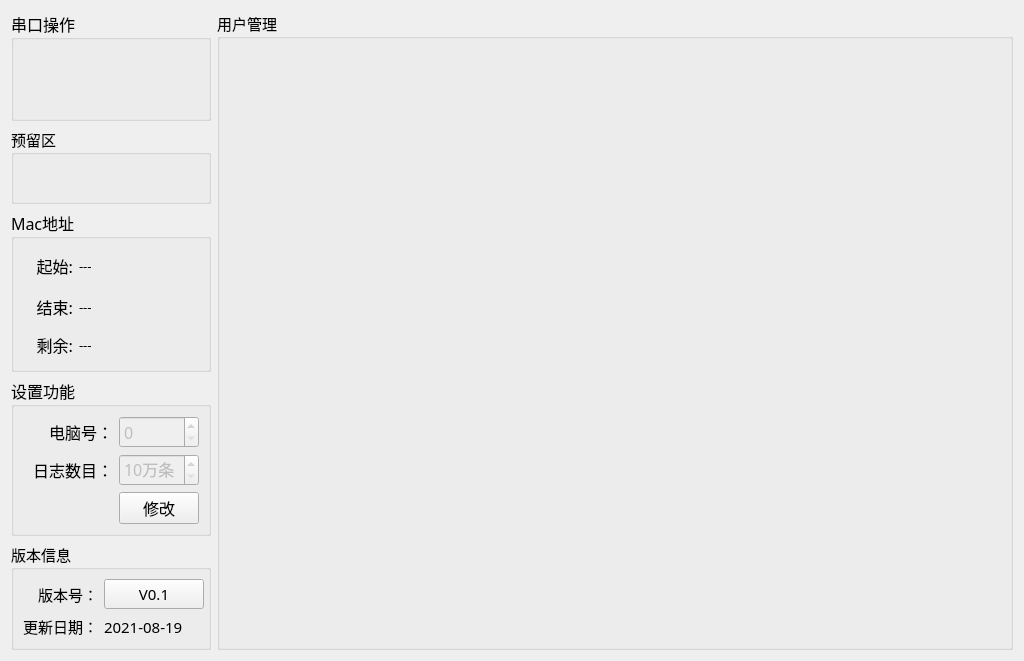
<?xml version="1.0" encoding="UTF-8"?>
<ui version="4.0">
 <class>Setup_MainWid</class>
 <widget class="QWidget" name="Setup_MainWid">
  <property name="geometry">
   <rect>
    <x>0</x>
    <y>0</y>
    <width>1024</width>
    <height>661</height>
   </rect>
  </property>
  <property name="font">
   <font>
    <family>微软雅黑</family>
    <pointsize>11</pointsize>
   </font>
  </property>
  <property name="windowTitle">
   <string>Form</string>
  </property>
  <layout class="QGridLayout" name="gridLayout_6">
   <item row="0" column="0">
    <widget class="QGroupBox" name="groupBox_3">
     <property name="minimumSize">
      <size>
       <width>0</width>
       <height>90</height>
      </size>
     </property>
     <property name="maximumSize">
      <size>
       <width>200</width>
       <height>110</height>
      </size>
     </property>
     <property name="font">
      <font>
       <family>微软雅黑</family>
       <pointsize>12</pointsize>
      </font>
     </property>
     <property name="title">
      <string>串口操作</string>
     </property>
     <layout class="QGridLayout" name="gridLayout">
      <item row="0" column="0">
       <widget class="QWidget" name="comWid" native="true">
        <property name="minimumSize">
         <size>
          <width>0</width>
          <height>70</height>
         </size>
        </property>
        <property name="maximumSize">
         <size>
          <width>16777215</width>
          <height>75</height>
         </size>
        </property>
       </widget>
      </item>
     </layout>
    </widget>
   </item>
   <item row="0" column="1" rowspan="5">
    <widget class="QGroupBox" name="groupBox_5">
     <property name="title">
      <string>用户管理</string>
     </property>
     <layout class="QGridLayout" name="gridLayout_4">
      <item row="0" column="0">
       <widget class="QStackedWidget" name="stackedWid"/>
      </item>
     </layout>
    </widget>
   </item>
   <item row="1" column="0">
    <widget class="QGroupBox" name="groupBox_6">
     <property name="title">
      <string>预留区</string>
     </property>
    </widget>
   </item>
   <item row="2" column="0">
    <widget class="QGroupBox" name="groupBox_4">
     <property name="maximumSize">
      <size>
       <width>16777215</width>
       <height>220</height>
      </size>
     </property>
     <property name="font">
      <font>
       <family>微软雅黑</family>
       <pointsize>12</pointsize>
      </font>
     </property>
     <property name="title">
      <string>Mac地址</string>
     </property>
     <layout class="QGridLayout" name="gridLayout_3">
      <item row="1" column="0">
       <widget class="QLabel" name="label_12">
        <property name="minimumSize">
         <size>
          <width>0</width>
          <height>35</height>
         </size>
        </property>
        <property name="maximumSize">
         <size>
          <width>50</width>
          <height>16777215</height>
         </size>
        </property>
        <property name="text">
         <string>结束:</string>
        </property>
        <property name="alignment">
         <set>Qt::AlignRight|Qt::AlignTrailing|Qt::AlignVCenter</set>
        </property>
       </widget>
      </item>
      <item row="0" column="1" colspan="2">
       <widget class="QLabel" name="startMacLab">
        <property name="font">
         <font>
          <family>宋体</family>
          <pointsize>10</pointsize>
         </font>
        </property>
        <property name="text">
         <string>---</string>
        </property>
       </widget>
      </item>
      <item row="0" column="0">
       <widget class="QLabel" name="label_11">
        <property name="minimumSize">
         <size>
          <width>0</width>
          <height>35</height>
         </size>
        </property>
        <property name="maximumSize">
         <size>
          <width>50</width>
          <height>16777215</height>
         </size>
        </property>
        <property name="text">
         <string>起始:</string>
        </property>
        <property name="alignment">
         <set>Qt::AlignRight|Qt::AlignTrailing|Qt::AlignVCenter</set>
        </property>
       </widget>
      </item>
      <item row="1" column="1" colspan="2">
       <widget class="QLabel" name="endMacLab">
        <property name="font">
         <font>
          <family>宋体</family>
          <pointsize>10</pointsize>
         </font>
        </property>
        <property name="text">
         <string>---</string>
        </property>
       </widget>
      </item>
      <item row="2" column="0">
       <widget class="QLabel" name="label_13">
        <property name="minimumSize">
         <size>
          <width>0</width>
          <height>30</height>
         </size>
        </property>
        <property name="maximumSize">
         <size>
          <width>50</width>
          <height>16777215</height>
         </size>
        </property>
        <property name="text">
         <string>剩余:</string>
        </property>
        <property name="alignment">
         <set>Qt::AlignRight|Qt::AlignTrailing|Qt::AlignVCenter</set>
        </property>
       </widget>
      </item>
      <item row="2" column="1" colspan="2">
       <widget class="QLabel" name="cntMacLab">
        <property name="font">
         <font>
          <family>宋体</family>
          <pointsize>10</pointsize>
         </font>
        </property>
        <property name="text">
         <string>---</string>
        </property>
       </widget>
      </item>
     </layout>
    </widget>
   </item>
   <item row="3" column="0">
    <widget class="QGroupBox" name="groupBox_2">
     <property name="minimumSize">
      <size>
       <width>0</width>
       <height>0</height>
      </size>
     </property>
     <property name="maximumSize">
      <size>
       <width>200</width>
       <height>16777215</height>
      </size>
     </property>
     <property name="font">
      <font>
       <family>微软雅黑</family>
       <pointsize>12</pointsize>
      </font>
     </property>
     <property name="title">
      <string>设置功能</string>
     </property>
     <layout class="QGridLayout" name="gridLayout_5">
      <item row="0" column="0">
       <widget class="QLabel" name="label_16">
        <property name="text">
         <string>电脑号：</string>
        </property>
        <property name="alignment">
         <set>Qt::AlignRight|Qt::AlignTrailing|Qt::AlignVCenter</set>
        </property>
       </widget>
      </item>
      <item row="0" column="1">
       <widget class="QSpinBox" name="pcNumSpin">
        <property name="enabled">
         <bool>false</bool>
        </property>
        <property name="styleSheet">
         <string notr="true"/>
        </property>
        <property name="maximum">
         <number>9</number>
        </property>
       </widget>
      </item>
      <item row="1" column="0">
       <widget class="QLabel" name="label_15">
        <property name="text">
         <string>日志数目：</string>
        </property>
        <property name="alignment">
         <set>Qt::AlignRight|Qt::AlignTrailing|Qt::AlignVCenter</set>
        </property>
       </widget>
      </item>
      <item row="1" column="1">
       <widget class="QSpinBox" name="logCountSpin">
        <property name="enabled">
         <bool>false</bool>
        </property>
        <property name="suffix">
         <string>万条</string>
        </property>
        <property name="minimum">
         <number>10</number>
        </property>
       </widget>
      </item>
      <item row="2" column="0">
       <spacer name="horizontalSpacer_2">
        <property name="orientation">
         <enum>Qt::Horizontal</enum>
        </property>
        <property name="sizeHint" stdset="0">
         <size>
          <width>92</width>
          <height>20</height>
         </size>
        </property>
       </spacer>
      </item>
      <item row="2" column="1">
       <widget class="QPushButton" name="pcBtn">
        <property name="text">
         <string>修改</string>
        </property>
       </widget>
      </item>
     </layout>
    </widget>
   </item>
   <item row="4" column="0">
    <widget class="QGroupBox" name="groupBox">
     <property name="maximumSize">
      <size>
       <width>200</width>
       <height>140</height>
      </size>
     </property>
     <property name="title">
      <string>版本信息</string>
     </property>
     <layout class="QGridLayout" name="gridLayout_2">
      <item row="1" column="2">
       <widget class="QLabel" name="label_date">
        <property name="text">
         <string>2021-08-19</string>
        </property>
       </widget>
      </item>
      <item row="0" column="0">
       <widget class="QLabel" name="label">
        <property name="text">
         <string>版本号：</string>
        </property>
        <property name="alignment">
         <set>Qt::AlignRight|Qt::AlignTrailing|Qt::AlignVCenter</set>
        </property>
       </widget>
      </item>
      <item row="1" column="0">
       <widget class="QLabel" name="label_3">
        <property name="text">
         <string>更新日期：</string>
        </property>
        <property name="alignment">
         <set>Qt::AlignRight|Qt::AlignTrailing|Qt::AlignVCenter</set>
        </property>
       </widget>
      </item>
      <item row="0" column="2">
       <widget class="QPushButton" name="verBtn">
        <property name="minimumSize">
         <size>
          <width>100</width>
          <height>30</height>
         </size>
        </property>
        <property name="text">
         <string>V0.1</string>
        </property>
       </widget>
      </item>
     </layout>
    </widget>
   </item>
  </layout>
 </widget>
 <resources/>
 <connections/>
</ui>
